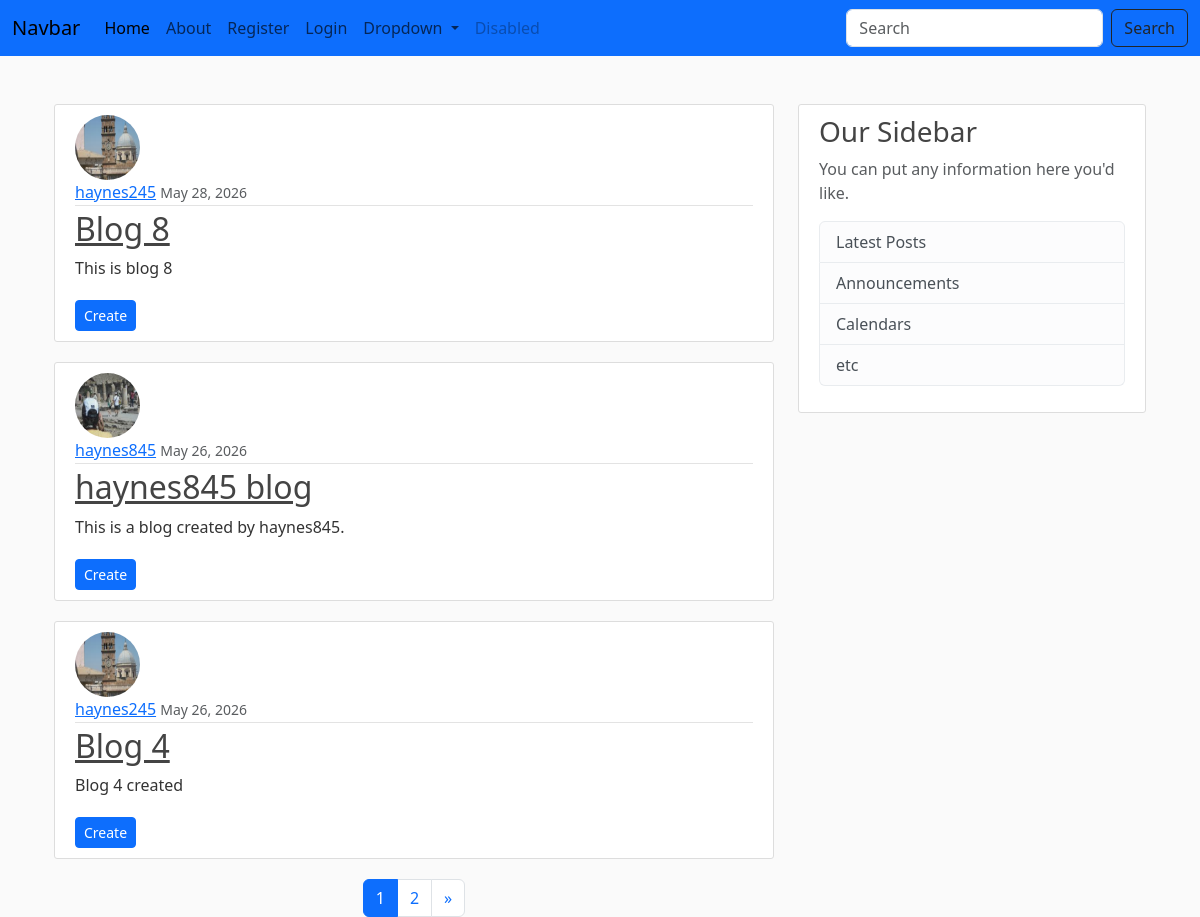
The page / on the database its author committed.
### blog/models.py (models this page shows, shortened)
class Post(models.Model):
    title = models.CharField(max_length=100)
    content = models.TextField()
    date_posted = models.DateTimeField(default=timezone.now)
    author = models.ForeignKey(User, on_delete=models.CASCADE)
    def get_absolute_url(self):
        return reverse("post-detail", kwargs={"pk": self.pk})

### users/models.py (models this page shows, shortened)
class Profile(models.Model):
    user = models.OneToOneField(User, on_delete=models.CASCADE)
    image = models.ImageField(default='default.jpg', upload_to='profile_pics')

### blog/views.py (the view)
# urls.py: path('', PostListView.as_view(), name='home'),
class PostListView(ListView):  # <app>/<model>_<viewtype>.html
    model = Post
    template_name = 'blog/home.html'
    context_object_name = 'posts'
    ordering = ['-date_posted']
    login_url = '/login/'
    paginate_by = 3

### blog/templates/blog/home.html (shortened to what this page needs)
{% extends 'base.html' %}
{% load static %}
{% block content%}
  {% for post in posts %}
    <article class="media content-section">
     <img src="{{ post.author.profile.image.url }}" alt="" class="rounded-circle article-img">
      <div class="media-body">
        <div class="article-metadata">
          <a class="mr-2" href="{% url 'profile' %}">{{ post.author }}</a>
          <small class="text-muted">{{ post.date_posted|date:"F d, Y" }}</small>
        </div>
        <h2><a class="article-title" href="{{ post.get_absolute_url }}">{{ post.title }}</a></h2>
        <p class="article-content">{{ post.content }}</p>
      </div>
      <div>
        {% if user == post.author %}
          <a class="btn btn-secondary btn-sm mt-1" href="{% url 'post-update' post.pk %}">Update</a>
          <a class="btn btn-danger btn-sm mt-1" href="{% url 'post-delete' post.pk %}">Delete</a>
          <a class="btn btn-primary btn-sm mt-1" href="{% url 'post-create'  %}">Create</a>
        {% else %}
          <a class="btn btn-primary btn-sm mt-1" href="{% url 'post-create'  %}">Create</a>
        {% endif %}
      </div>
  </article>
{% endfor %}
{% include 'blog/pagination.html' %}
{% endblock %}

### templates/base.html (shortened to what this page needs)
<!doctype html>
{% load static %}
<html lang="en">
  <head>
    <link href="https://cdn.jsdelivr.net/npm/bootstrap@5.3.8/dist/css/bootstrap.min.css" rel="stylesheet">
    <link rel="stylesheet" href="{% static 'blog/main.css' %}">
  </head>
  <body>
    {% include 'navbar.html' %}
    <div class="container mt-5">
        <main role="main" class="container">
  <div class="row">
    <div class="col-md-8">
      {% block content %}{% endblock %}
    </div>
    <div class="col-md-4">
      <div class="content-section">
        <h3>Our Sidebar</h3>
        <p class='text-muted'>You can put any information here you'd like.
          <ul class="list-group">
            <li class="list-group-item list-group-item-light">Latest Posts</li>
            <li class="list-group-item list-group-item-light">Announcements</li>
            <li class="list-group-item list-group-item-light">Calendars</li>
            <li class="list-group-item list-group-item-light">etc</li>
          </ul>
        </p>
      </div>
    </div>
  </div>
</main>
    </div>
</body>
</html>

### templates/navbar.html (shortened to what this page needs)
<nav class="navbar navbar-expand-lg bg-primary">
  <div class="container-fluid">
    <a class="navbar-brand" href="{% url 'home' %}">Navbar</a>
    <div class="collapse navbar-collapse" id="navbarSupportedContent">
      <ul class="navbar-nav me-auto mb-2 mb-lg-0">
        <li class="nav-item">
          <a class="nav-link active" aria-current="page" href="{% url 'home' %}">Home</a>
        </li>
        <li class="nav-item">
          <a class="nav-link" href="{% url 'about' %}">About</a>
        </li>
        {% if user.is_authenticated %}
        <li class="nav-item">
          <form action="{% url 'logout' %}" method="post">
            {% csrf_token %}
            <button type="submit" class="nav-link">Logout</button>
          </form>
        </li>
        <li class="nav-item">
          <a class="nav-link" href="{% url 'profile' %}">Profile</a>
        </li>
        {% else %}
        <li class="nav-item">
          <a class="nav-link" href="{% url 'register' %}">Register</a>
        </li>
        <li class="nav-item">
          <a class="nav-link" href="{% url 'login' %}">Login</a>
        </li>
        {% endif %}
        <li class="nav-item dropdown">
          <a class="nav-link dropdown-toggle" href="#" role="button" data-bs-toggle="dropdown" aria-expanded="false">
            Dropdown
          </a>
        </li>
        <li class="nav-item">
          <a class="nav-link disabled" aria-disabled="true">Disabled</a>
        </li>
      </ul>
      <form class="d-flex" role="search">
        <input class="form-control me-2" type="search" placeholder="Search" aria-label="Search"/>
        <button class="btn btn-outline-dark" type="submit">Search</button>
      </form>
    </div>
  </div>
</nav>

### blog/templates/blog/pagination.html (shortened to what this page needs)
{% if is_paginated %}
  <nav aria-label="Page navigation example">
    <ul class="pagination justify-content-center">
      {% for num in paginator.page_range %}
        {% if page_obj.number == num %}
          <li class="page-item active"><a class="page-link" href="?page={{ num }}">{{ num }}</a></li>
        {% else %}
          <li class="page-item"><a class="page-link" href="?page={{ num }}">{{ num }}</a></li>
        {% endif %}
      {% endfor %}
      {% if page_obj.has_next %}
        <li class="page-item">
          <a class="page-link" href="?page={{ page_obj.next_page_number }}" aria-label="Next">
            <span aria-hidden="true">&raquo;</span>
          </a>
        </li>
      {% endif %}
    </ul>
   {% endif %}

### blog/static/blog/main.css (style rules this page uses)
body { background: #fafafa; color: #333333; }
h1, h2, h3, h4, h5, h6 { color: #444444; }
ul { margin: 0; }
.content-section { background: #ffffff; padding: 10px 20px; border: 1px solid #dddddd; border-radius: 3px; margin-bottom: 20px; }
.article-title { color: #444444; }
.article-content { white-space: pre-line; }
.article-img { height: 65px; width: 65px; margin-right: 16px; }
.article-metadata { padding-bottom: 1px; margin-bottom: 4px; border-bottom: 1px solid #e3e3e3 }

### rows shown on the page
Post: author.profile.image (picture), author "haynes245", date_posted "May 28, 2026", title "Blog 8", content "This is blog 8", shows "Create"
Post: author.profile.image (placeholder picture), author "haynes845", date_posted "May 26, 2026", title "haynes845 blog", content "This is a blog created by haynes845.", shows "Create"
Post: author.profile.image (picture), author "haynes245", date_posted "May 26, 2026", title "Blog 4", content "Blog 4 created", shows "Create"

### other values the page prints
{{ num }} "1"
{{ num }} "2"
